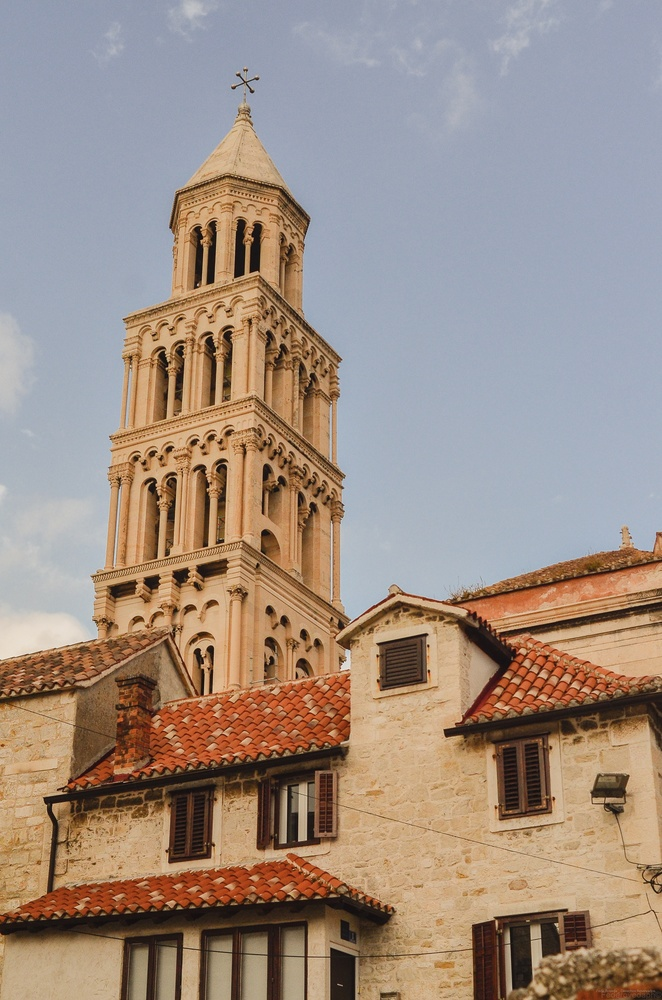
#> input picture image/Home.jpg, 662 x 1000 px, shrunk from 2448 x 3696 before the run
$ python hestogram.py
#> lines starting #> are read from the running program, lines starting #| are printed output that depends on the picture
import cv2
import matplotlib.pyplot as plt

# Load Picture
img = cv2.imread('image/Home.jpg', 0)
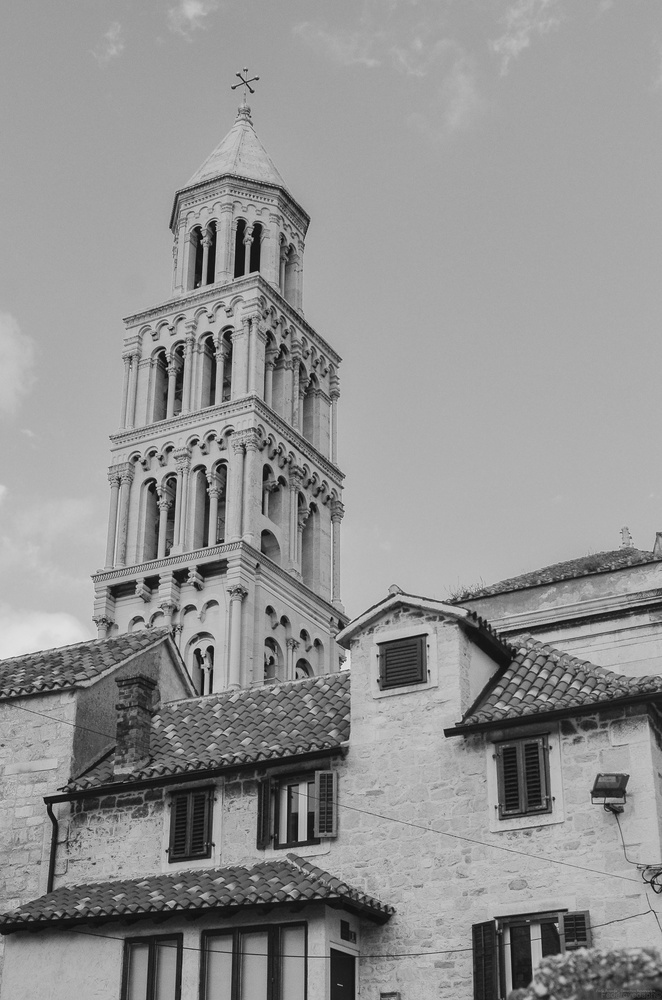
#> img: shape (1000, 662); min 3, max 239, mean 146.1

# calculate histogram
hist = cv2.calcHist([img], [0], None, [256], [0, 256])
#> hist = 256 values, max 24272 at index 165, min 0 at index 0, mean 2585.9
plt.plot(hist)

# Show result
plt.show()
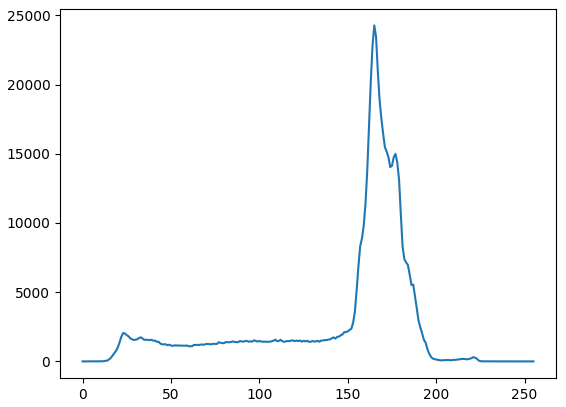
#> figure drawn by matplotlib, 1 panel; curve peaks at x = 165, y = 24272

$ run again, with image/resize1.jpg copied over image/Home.jpg
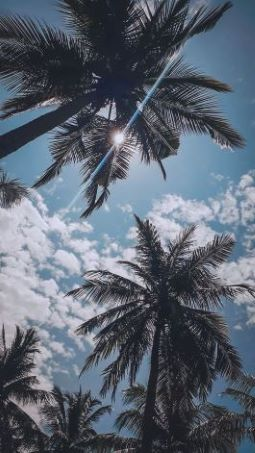
#> input picture image/resize1.jpg, 255 x 453 px
#> `img = cv2.imread('image/Home.jpg', 0)`:
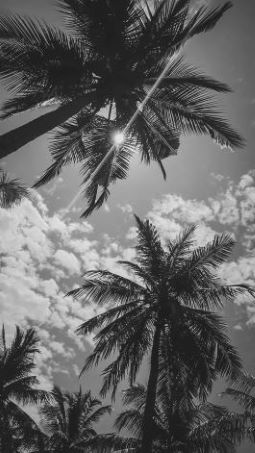
#> img: shape (453, 255); min 6, max 239, mean 98.7
#> hist = 256 values, max 2094 at index 34, min 0 at index 0, mean 451.2
#> `plt.show()`:
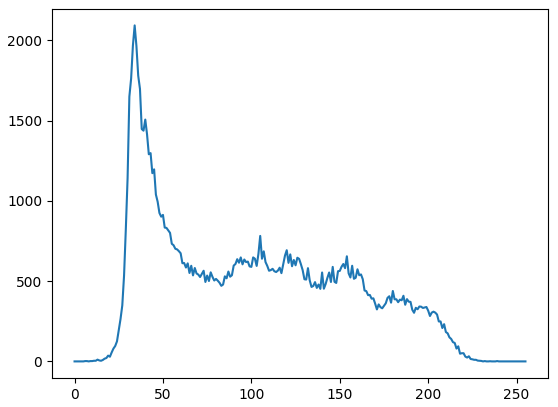
#> figure drawn by matplotlib, 1 panel; curve peaks at x = 34, y = 2094
